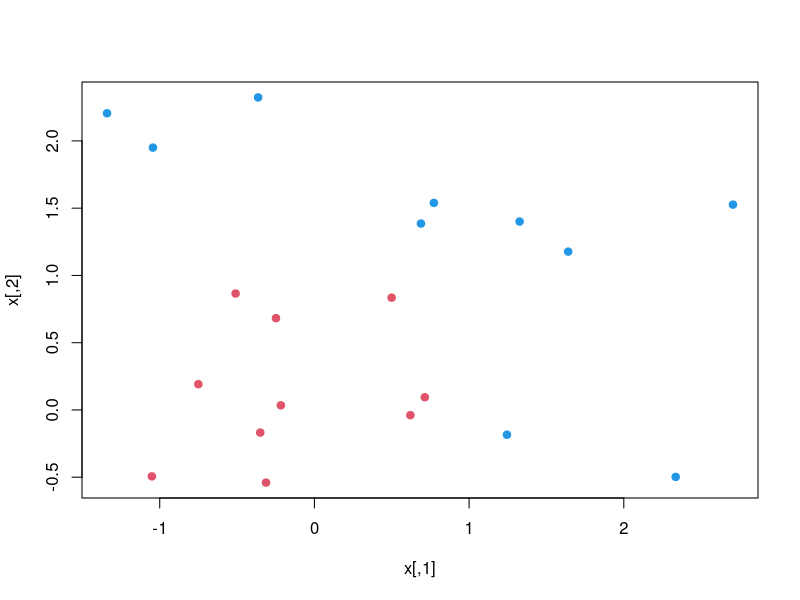
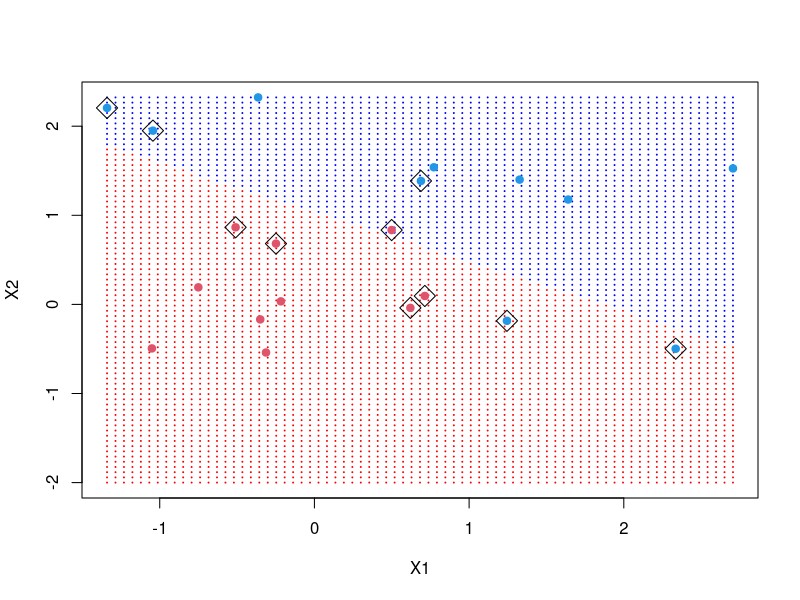
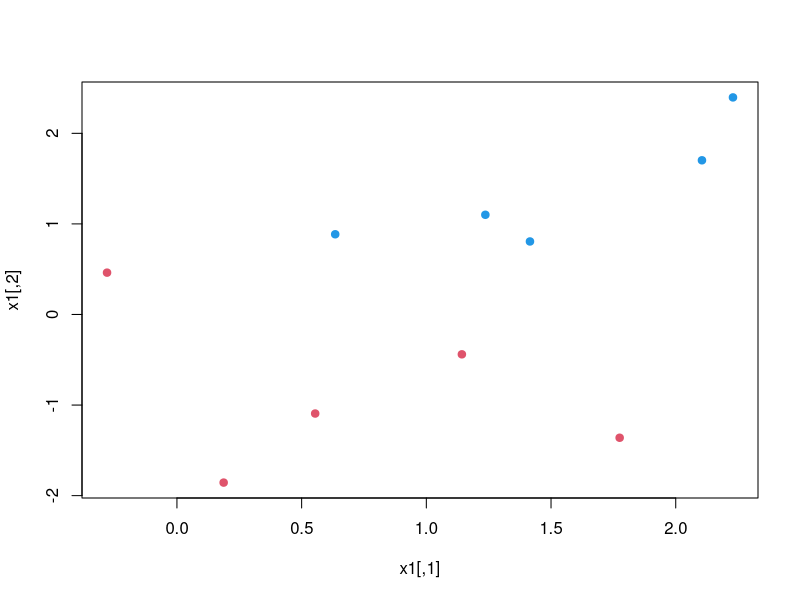
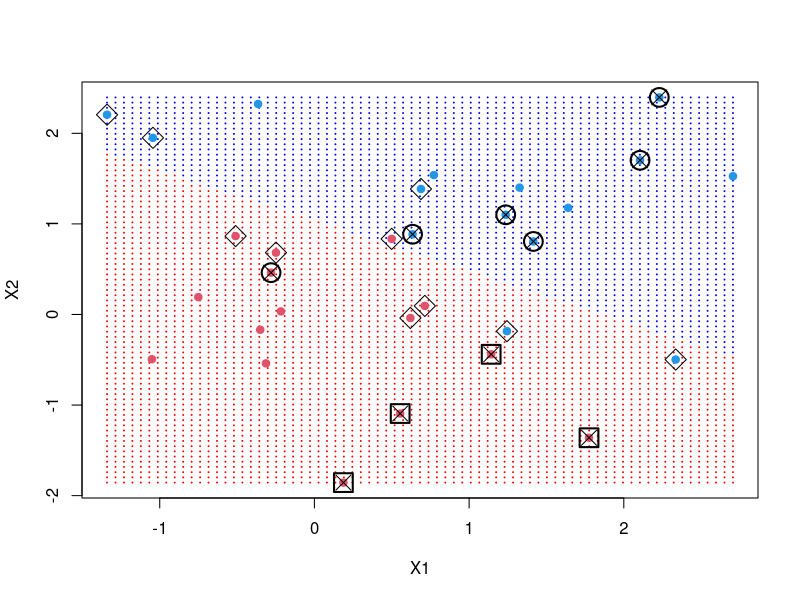
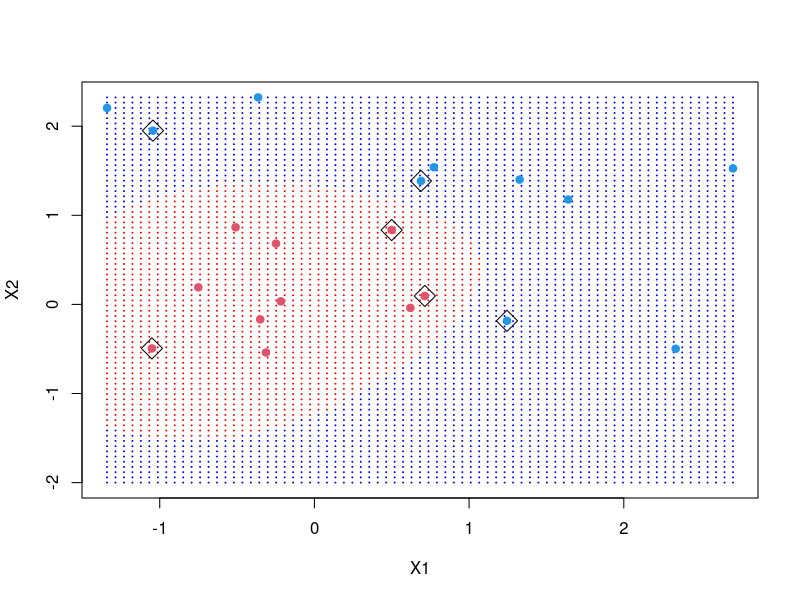
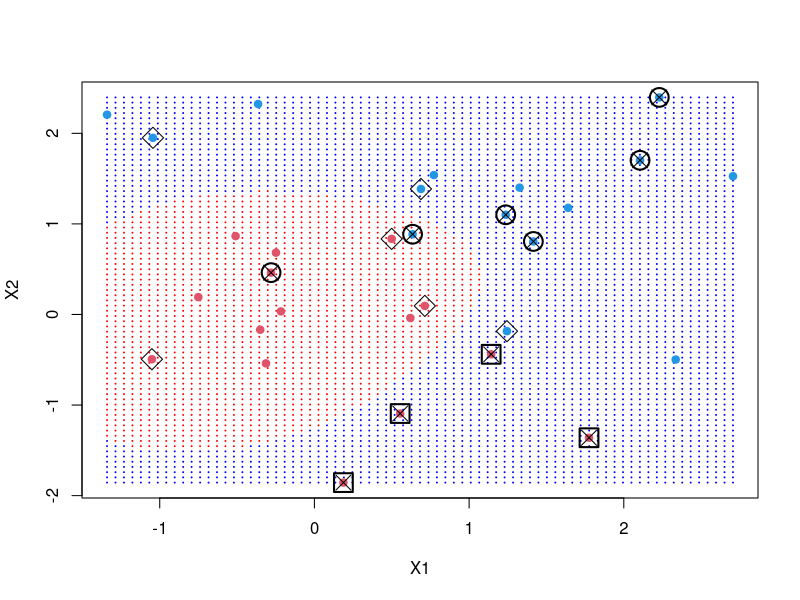

Write R code to recreate these figures, in order.
#same data set up, but add a protected variable 
#highly (though not perfectly) correlated with x2
set.seed(10111)
x = matrix(rnorm(40), 20, 2)
y = rep(c(-1, 1), c(10, 10))
x[y == 1,] = x[y == 1,] + 1

# NEW: binary variable p correlated with x2
p = ifelse(x[,2] + rnorm(20, 0, 0.1) > 0, 1, 0)
#compute correlation
cor(p,x)

plot(x, col = y + 3, pch = 19)

library(e1071)
dat = data.frame(x, y = as.factor(y))
svmfit = svm(y ~ ., data = dat, kernel = "linear", cost = 1, scale = FALSE)
print(svmfit)
make.grid = function(x, n = 75) {
  grange = apply(x, 2, range)
  x1 = seq(from = grange[1,1], to = grange[2,1], length = n)
  x2 = seq(from = -2, to = grange[2,2], length = n)
  expand.grid(X1 = x1, X2 = x2)
}
xgrid = make.grid(x)

ygrid = predict(svmfit, xgrid)
plot(xgrid, col = c("red","blue")[as.numeric(ygrid)], pch = 20, cex = .2)
points(x, col = y + 3, pch = 19)
points(x[svmfit$index,], pch = 5, cex = 2)

set.seed(13)
x1 = matrix(rnorm(20), 10, 2)
y1 = rep(c(-1, 1), c(5, 5))
x1[y1 == 1,] = x1[y1 == 1,] + 1

# p for test data
p1 = ifelse(x1[,2] + rnorm(10, 0, 0.1) > 0, 1, 0)

plot(x1, col = y1 + 3, pch = 19)

xnew <- rbind(x, x1)
ynew <- append(y, y1)

make.grid = function(x, n = 75) {
  grange = apply(x, 2, range)
  x1 = seq(from = grange[1,1], to = grange[2,1], length = n)
  x2 = seq(from = grange[1,2], to = grange[2,2], length = n)
  expand.grid(X1 = x1, X2 = x2)
}
xgrid = make.grid(xnew)

ygrid = predict(svmfit, xgrid)
plot(xgrid, col = c("red","blue")[as.numeric(ygrid)], pch = 20, cex = .2)
points(xnew, col = ynew + 3, pch = 19)

points(x[svmfit$index,], pch = 5, cex = 2)

points(xnew[21:30,], pch = 4, cex = 2)

#overlay shapes around X based on p1
test_idx <- 21:30

# circles for p = 1
points(xnew[test_idx[p1 == 1], ], pch = 1, cex = 2.5, lwd = 2)

# squares for p = 0
points(xnew[test_idx[p1 == 0], ], pch = 0, cex = 2.5, lwd = 2)

#same thing for radial basis 
svmfit = svm(y ~ ., data = dat, kernel = "radial", cost = 100, scale = FALSE)
print(svmfit)

make.grid = function(x, n = 75) {
  grange = apply(x, 2, range)
  x1 = seq(from = grange[1,1], to = grange[2,1], length = n)
  x2 = seq(from = -2, to = grange[2,2], length = n)
  expand.grid(X1 = x1, X2 = x2)
}
xgrid = make.grid(x)

ygrid = predict(svmfit, xgrid)
plot(xgrid, col = c("red","blue")[as.numeric(ygrid)], pch = 20, cex = .2)
points(x, col = y + 3, pch = 19)
points(x[svmfit$index,], pch = 5, cex = 2)

make.grid = function(x, n = 75) {
  grange = apply(x, 2, range)
  x1 = seq(from = grange[1,1], to = grange[2,1], length = n)
  x2 = seq(from = grange[1,2], to = grange[2,2], length = n)
  expand.grid(X1 = x1, X2 = x2)
}
xgrid = make.grid(xnew)

ygrid = predict(svmfit, xgrid)
plot(xgrid, col = c("red","blue")[as.numeric(ygrid)], pch = 20, cex = .2)
points(xnew, col = ynew + 3, pch = 19)

points(x[svmfit$index,], pch = 5, cex = 2)

# test points (X)
points(xnew[21:30,], pch = 4, cex = 2)

# NEW: overlay shapes again
points(xnew[test_idx[p1 == 1], ], pch = 1, cex = 2.5, lwd = 2)
points(xnew[test_idx[p1 == 0], ], pch = 0, cex = 2.5, lwd = 2)
